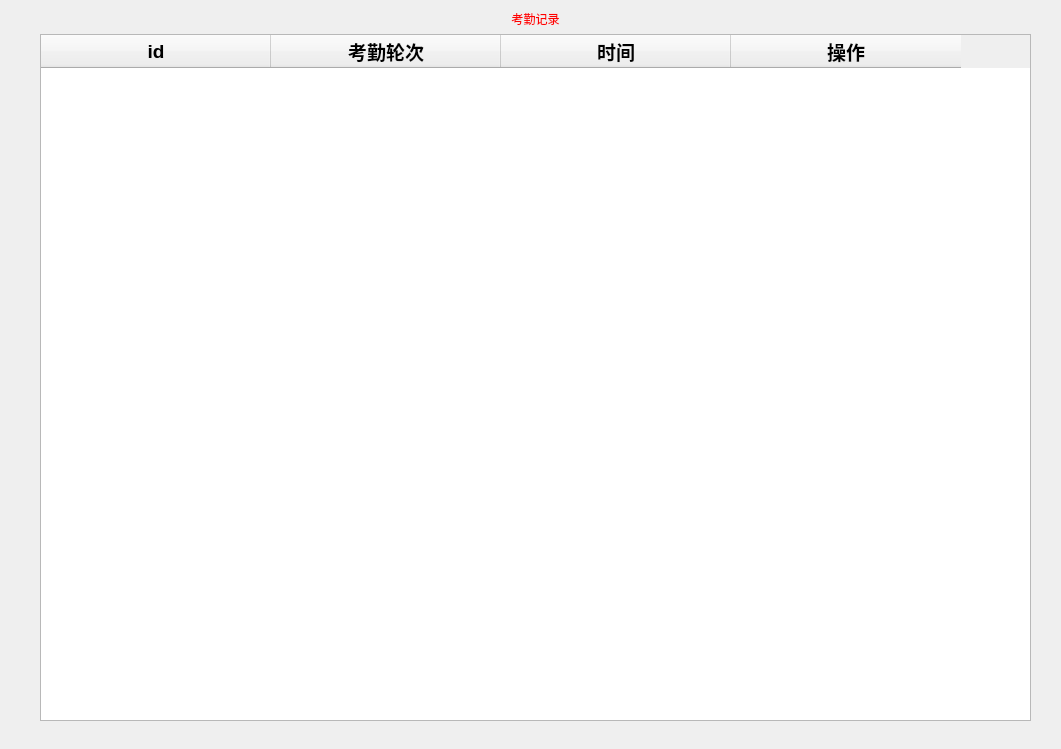
<?xml version="1.0" encoding="UTF-8"?>
<ui version="4.0">
 <class>KaoQin_Dialog</class>
 <widget class="QDialog" name="KaoQin_Dialog">
  <property name="geometry">
   <rect>
    <x>0</x>
    <y>0</y>
    <width>1061</width>
    <height>749</height>
   </rect>
  </property>
  <property name="windowTitle">
   <string>考勤记录</string>
  </property>
  <widget class="QWidget" name="">
   <property name="geometry">
    <rect>
     <x>40</x>
     <y>10</y>
     <width>991</width>
     <height>711</height>
    </rect>
   </property>
   <layout class="QVBoxLayout" name="verticalLayout">
    <item>
     <widget class="QLabel" name="label">
      <property name="styleSheet">
       <string notr="true">color:rgb(255, 0, 0);
font: 28pt &quot;黑体&quot;;</string>
      </property>
      <property name="text">
       <string>考勤记录</string>
      </property>
      <property name="alignment">
       <set>Qt::AlignCenter</set>
      </property>
     </widget>
    </item>
    <item>
     <widget class="QTableWidget" name="tableWidget">
      <attribute name="horizontalHeaderDefaultSectionSize">
       <number>230</number>
      </attribute>
      <attribute name="verticalHeaderDefaultSectionSize">
       <number>75</number>
      </attribute>
      <column>
       <property name="text">
        <string>id</string>
       </property>
       <property name="font">
        <font>
         <pointsize>14</pointsize>
         <weight>75</weight>
         <bold>true</bold>
        </font>
       </property>
       <property name="textAlignment">
        <set>AlignCenter</set>
       </property>
      </column>
      <column>
       <property name="text">
        <string>考勤轮次</string>
       </property>
       <property name="font">
        <font>
         <pointsize>14</pointsize>
         <weight>75</weight>
         <bold>true</bold>
        </font>
       </property>
       <property name="textAlignment">
        <set>AlignCenter</set>
       </property>
      </column>
      <column>
       <property name="text">
        <string>时间</string>
       </property>
       <property name="font">
        <font>
         <pointsize>14</pointsize>
         <weight>75</weight>
         <bold>true</bold>
        </font>
       </property>
       <property name="textAlignment">
        <set>AlignCenter</set>
       </property>
      </column>
      <column>
       <property name="text">
        <string>操作</string>
       </property>
       <property name="font">
        <font>
         <pointsize>14</pointsize>
         <weight>75</weight>
         <bold>true</bold>
        </font>
       </property>
       <property name="textAlignment">
        <set>AlignCenter</set>
       </property>
      </column>
     </widget>
    </item>
   </layout>
  </widget>
 </widget>
 <resources/>
 <connections/>
</ui>
